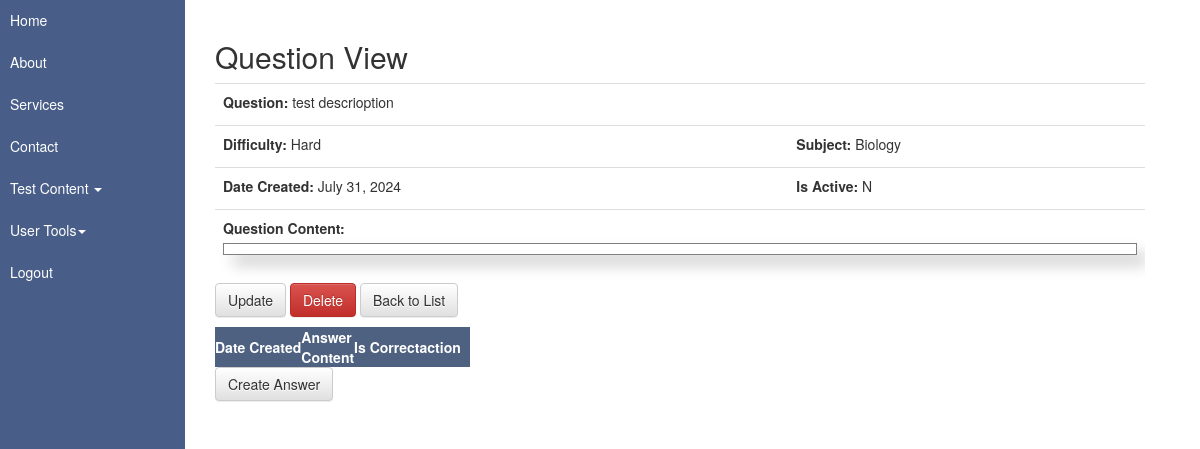
Before: /ead/questions/1 (signed in) with the older database file.
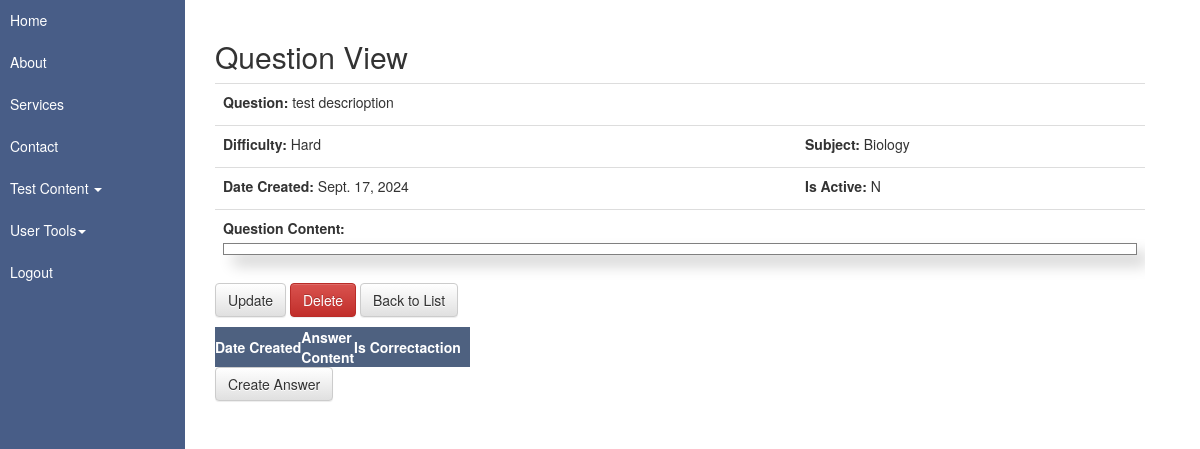
After: the same page with the newer database file.
### questions_app/models.py (models this page shows, shortened)
class Question(models.Model):
    question_id = models.AutoField(primary_key=True)
    date_created = models.DateTimeField(default=datetime.datetime.today, null=True)
    description = models.CharField(max_length=500)
    question_html_text = mce_models.HTMLField()
    question_difficulty = models.ForeignKey(
        Difficulty,
        related_name= "question_difficulties",
        on_delete=models.SET_NULL,
        null=True
    )
    question_subject = models.ForeignKey(
        Subject,
        related_name="question_subjects",
        on_delete=models.SET_NULL,
        null=True
    )
    active_choices = [
        ("Y","Yes"),
        ("N","No"),
    ]
    active = models.CharField(max_length=1, choices=active_choices, default="Y")
    date_created = models.DateTimeField(default=datetime.datetime.today, null=True)
    date_updated = models.DateTimeField(blank=True,default=datetime.datetime.today,null=True)
    class Meta:
        db_table = "tb_questions"

class Difficulty(models.Model):
    difficulty_id = models.AutoField(primary_key=True)
    difficulty_name = models.CharField(max_length=100)
    class Meta:
        db_table = "tb_difficulty"

class Subject(models.Model):
    subject_id = models.AutoField(primary_key=True)
    subject_name = models.CharField(max_length=200)
    class Meta:
        db_table = "tb_subject"

### questions_app/views.py (the view)
# urls.py: path(r'questions/<int:pk>', question_views.QuestionDetailView.as_view(), name="question_detail_url"),
class QuestionDetailView(LoginRequiredMixin, DetailView):
    model = Question
    template_name = "question/question_detail.html"
    context_object_name = "question_context"

### user_auth_app/templatetags/user_auth_tags.py (called while the page is built)
@register.simple_tag
def has_role_from_list(in_role_list, in_role_to_find):
    if isinstance(in_role_list, QuerySet):
        queryset_result = in_role_list.filter(name=str(in_role_to_find))
        if queryset_result.exists():
            return True
        else:
            return False

### questions_app/templates/question/question_detail.html (shortened to what this page needs)
{% extends "base.html" %}
{% block content %}
<h2>Question View</h2>
<div class="table-responsive">
  <table class="table ">
    <tr>
      <td colspan="2">
        <label for="">Question:</label>
        {{question_context.description}}
      </td>
    </tr>
    <tr>
      <td>
        <label for="">Difficulty:</label>
        {{question_context.question_difficulty.difficulty_name}}
      </td>
      <td>
        <label for="">Subject:</label>
        {{question_context.question_subject.subject_name}}
      </td>
    </tr>
    <tr>
      <td>
        <label for="">Date Created:</label>
        {{question_context.date_created | date}}
      </td>
      <td>
        <label for="">Is Active:</label>
        {{question_context.active}}
      </td>
    </tr>
    <tr>
      <td colspan="2" class="">
        <label for="">Question Content:</label>
        <div class="quest-content-detail">
        </div>
      </td>
    </tr>
  </table>
</div>
<p>
  <a
    class="btn btn-default"
    href="{% url 'questions_app:question_update_url' pk=question_context.question_id%}"
    >Update</a>
  <a
    class="btn btn-danger"
    href="{% url  'questions_app:question_delete_url' pk=question_context.question_id%}"
    >Delete</a>
  <a class="btn btn-default" href="{% url 'questions_app:question_list_url' %}"
    >Back to List</a>
</p>
<div class="table-responsive">
  <table id="answer_table" class="display compact">
    <thead>
      <tr class="table-cont-header">
        <th>Date Created</th>
        <th>Answer Content</th>
        <th>Is Correct</th>
        <th class="action_column">action</th>
      </tr>
    </thead>
  </table>
</div>
<a
  class="btn btn-default"
  href="{% url 'questions_app:answer_create_url' question_id=question_context.question_id %}"
  >Create Answer</a>
{% endblock %}

Changed rows visible on the page:
changed Question "test descrioption": date_created "July 31, 2024" → "Sept. 17, 2024"
